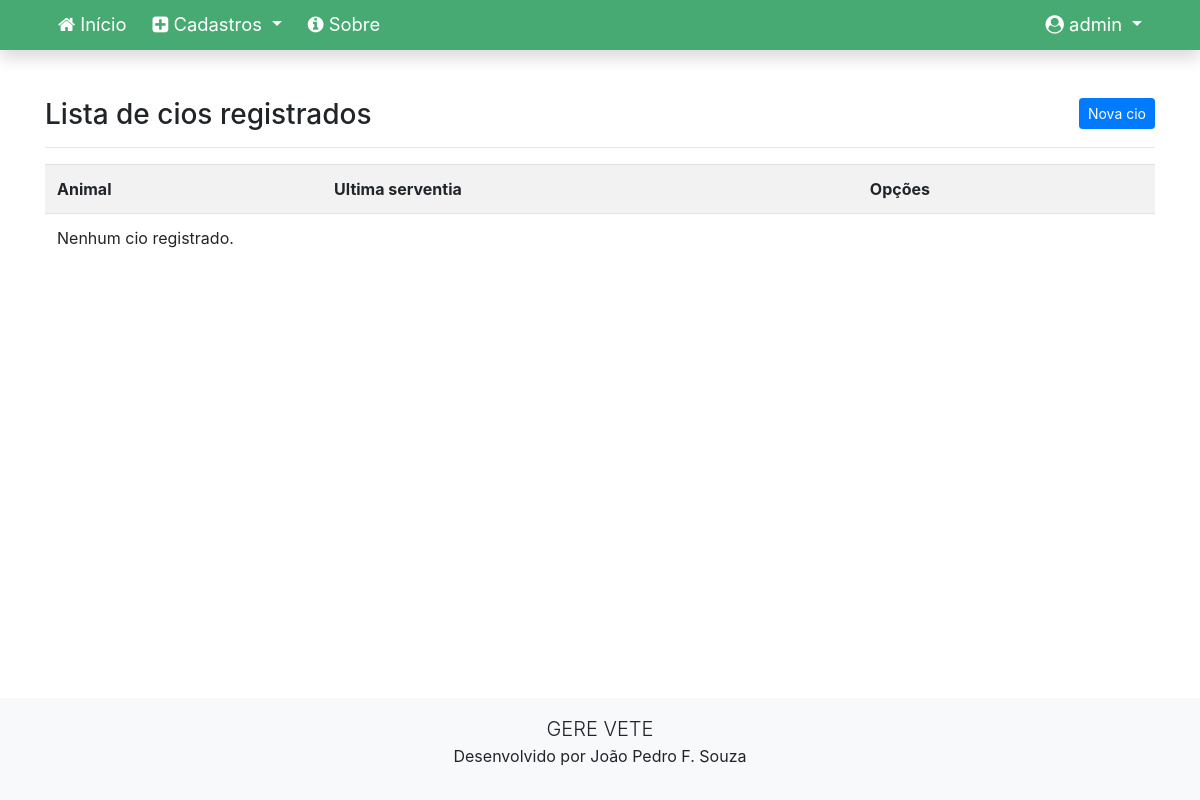
/listar/cios/ (signed in), run on an earlier commit of the app's database.
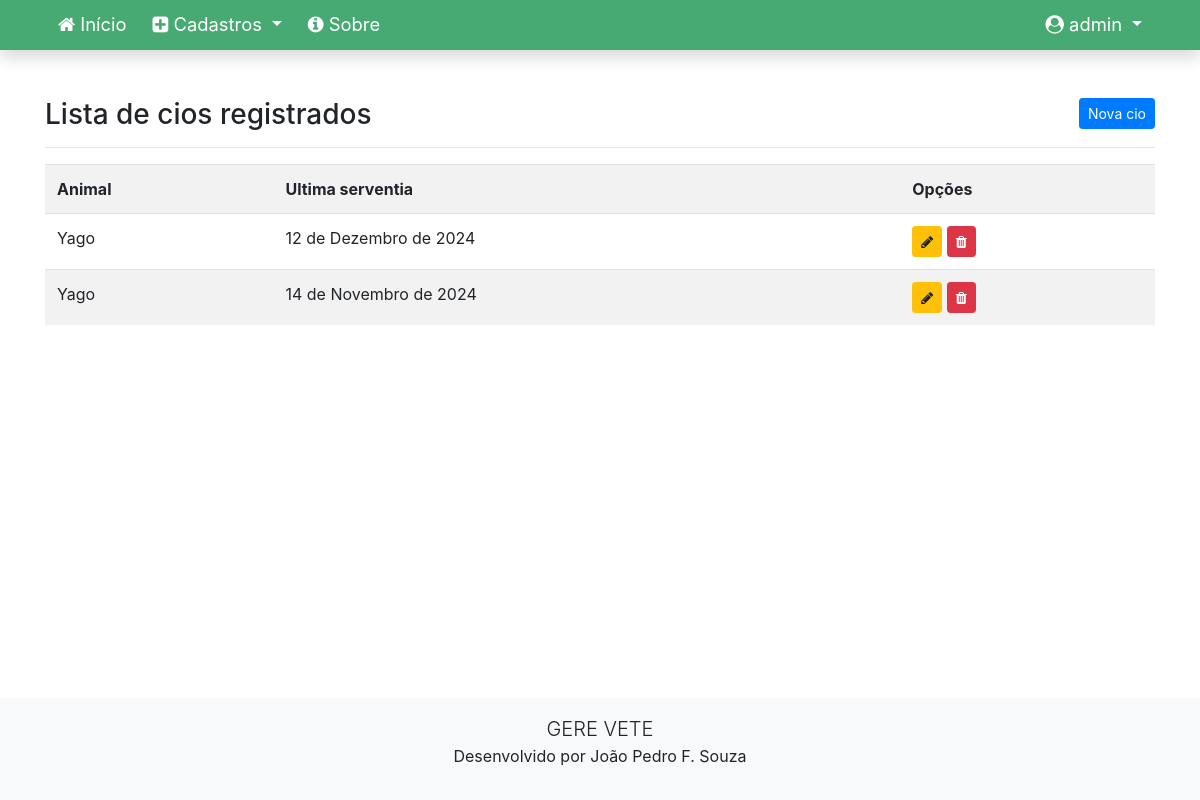
And on a later commit of the database.
### cadastros/models.py (models this page shows, shortened)
class Cio(models.Model):
    animal = models.ForeignKey(Animal, on_delete=models.CASCADE)
    diasServ = models.IntegerField()
    ultimaServ = models.DateField()

class Animal(models.Model):
    nome = models.CharField(max_length=100)
    lote = models.CharField(max_length=100)
    nomePai = models.CharField(max_length=100)
    numeroPai = models.CharField(max_length=100)
    nomeMae = models.CharField(max_length=100)
    numeroMae = models.CharField(max_length=100)
    motivoBaixa = models.CharField(max_length=100)
    partosNaoLancados = models.IntegerField()
    dataNascimento = models.DateField()
    dataBaixa = models.DateField()
    fazenda = models.ForeignKey(Fazenda, on_delete=models.CASCADE)
    usuario = models.ForeignKey(User, on_delete=models.PROTECT)

### cadastros/views.py (the view)
# urls.py: path('listar/cios/', CiosList.as_view(), name='cio-list'),
class CiosList(LoginRequiredMixin, ListView):
    login_url = reverse_lazy('login')
    model = Cio
    template_name = 'cadastros/listas/cio.html'

### cadastros/templates/cadastros/listas/cio.html
{% extends 'paginas/modelo-blue-deep.html' %}
{% load static %}
{% block conteudo %}
<h3>
    Lista de cios registrados
    <a href="{% url 'cio-create' %}" class="btn btn-primary btn-sm float-right">Nova cio</a>
</h3>
<hr>
<div class="table-responsive">
    <table class="table table-striped">
        <tr>
            <th>Animal</th>
            <th>Ultima serventia</th>
            <th>Opções</th>
        </tr>
        {% for cio in object_list %}
        <tr>
            <td>{{ cio.animal.nome }}</td>
            <td>{{ cio.ultimaServ }}</td>
            <td>
                <a href="{% url 'cio-update' cio.pk %}" class="btn btn-warning btn-sm" title="Editar">
                    <i class="fa fa-pencil" aria-hidden="true"></i>
                </a>
                <a href="{% url 'cio-delete' cio.pk %}" class="btn btn-danger btn-sm" title="Excluir">
                    <i class="fa fa-trash" aria-hidden="true"></i>
                </a>
            </td>
        </tr>
        {% empty %}
        <tr>
            <td colspan="3">Nenhum cio registrado.</td>
        </tr>
        {% endfor %}
    </table>
</div>
{% endblock %}

### paginas/templates/paginas/modelo-blue-deep.html (shortened to what this page needs)
{% load static %}
<!doctype html>
<html lang="pt-br" class="h-100">
<head>
    <link href="{% static 'css/bootstrap.min.css' %}" rel="stylesheet">
    <link href="{% static 'css/font-awesome.min.css' %}" rel="stylesheet">
    <link href="{% static 'css/gerevete.css' %}" rel="stylesheet">
    <link rel="stylesheet" type="text/css" href="https://cdn.datatables.net/v/bs4/dt-1.10.22/datatables.min.css" />
</head>
<body class="d-flex flex-column h-100">
    <main role="main" class="flex-shrink-0">
        {% block menu %}
        <nav class="navbar navbar-expand-lg navbar-dark bg-gerevete font-115 shadow">
            <div class="container">
                <div class="collapse navbar-collapse" id="navbarNavDropdown">
                    <ul class="navbar-nav mr-auto">
                        <li class="nav-item">
                            <a class="nav-link" href="{% url 'index' %}">
                                <i class="fa fa-home" aria-hidden="true"></i>
                                Início
                            </a>
                        </li>
                        {% if request.user.is_authenticated %}
                        <li class="nav-item dropdown">
                            <a class="nav-link dropdown-toggle text-white" href="#" id="navbarDropdownMenuLink"
                                role="button" data-toggle="dropdown" aria-haspopup="true" aria-expanded="false">
                                <i class="fa fa-plus-square" aria-hidden="true"></i>
                                Cadastros
                            </a>
                        </li>
                        {% endif %}
                        <li class="nav-item ">
                            <a class="nav-link" href="{% url 'sobre' %}">
                                <i class="fa fa-info-circle" aria-hidden="true"></i>
                                Sobre
                            </a>
                        </li>
                    </ul>
                    <ul class="navbar-nav">
                        {% if request.user.is_authenticated %}
                        <li class="nav-item dropdown">
                            <a class="nav-link dropdown-toggle text-white" href="#" id="navbarDropdownMenuLink"
                                role="button" data-toggle="dropdown" aria-haspopup="true" aria-expanded="false">
                                <i class="fa fa-user-circle" aria-hidden="true"></i>
                                <span id="username">{{ request.user }}</span>
                            </a>
                        </li>
                        {% endif %}
                    </ul>
                </div>
            </div>
        </nav>
        {% endblock %}
        <div class="container py-5">
            {% block conteudo %}{% endblock %}
        </div>
    </main>
    <footer class="mt-auto">
        {% block rodape %}
        <div class="container-fluid bg-light text-center p-3">
            <div class="row">
                <div class="col-md-4 mx-auto text-center">
                    <p>
                        <span class="lead">GERE VETE</span><br>
                        <span>Desenvolvido por João Pedro F. Souza</span>
                    </p>
                </div>
            </div>
            {% endblock %}
    </footer>
</body>
</html>

### static/css/gerevete.css (style rules this page uses)
.bg-gerevete { background-color: #48aa73; }
.font-115 { font-size: 115%; }
.navbar { padding: 0 !important; }
.navbar a.nav-link { color: white !important; }
.navbar .nav-item { padding: 3px 5px; }
table td { max-width: 500px; }

What changed in the data, as far as the page shows it:
added Cio: animal.nome "Yago", ultimaServ "12 de Dezembro de 2024"
added Cio: animal.nome "Yago", ultimaServ "14 de Novembro de 2024"
Also different on the page:
text no longer shown: "Nenhum cio registrado."
